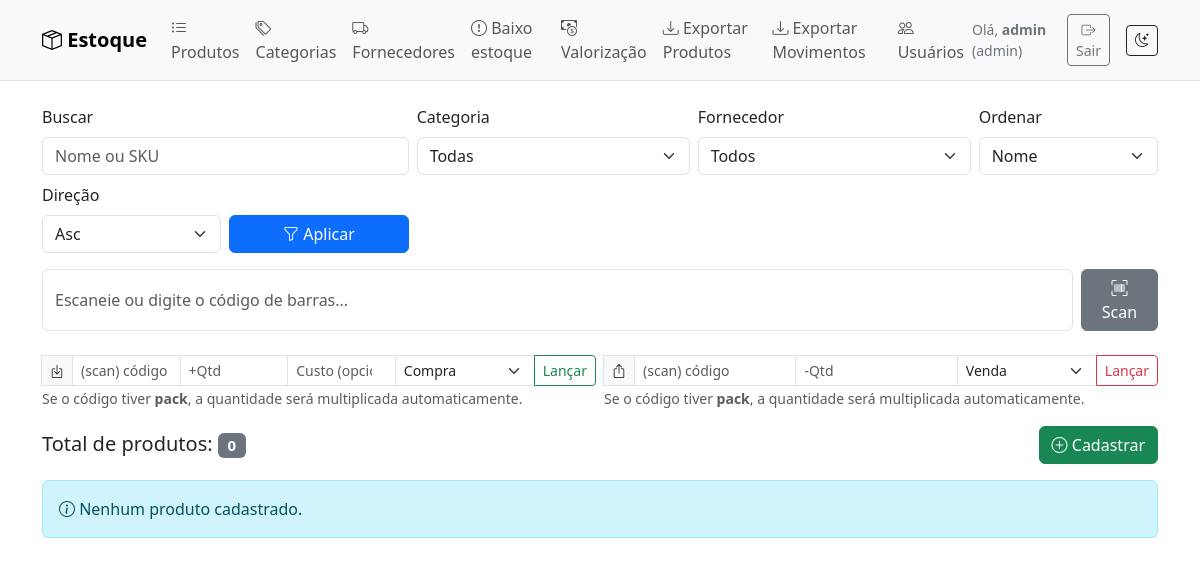
Page / (signed in) on the earlier database version.
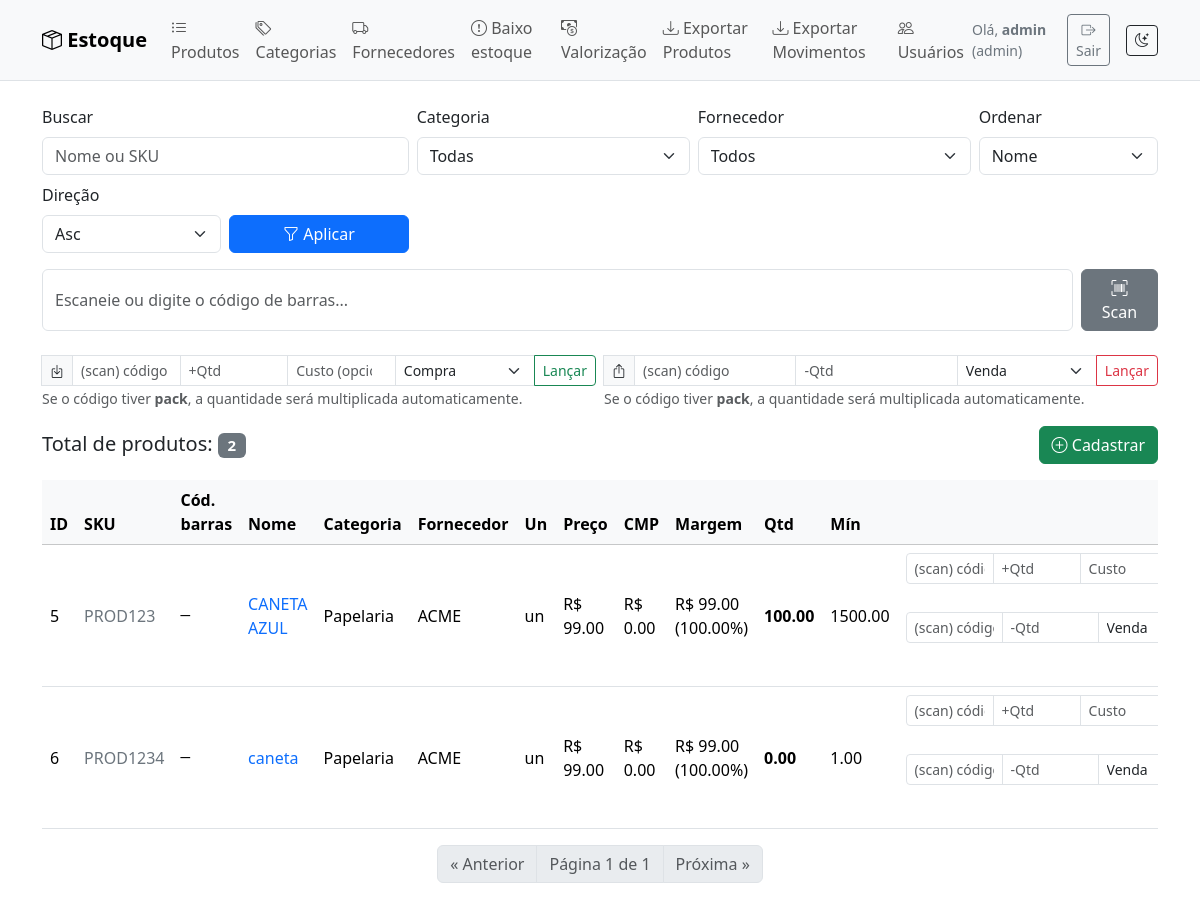
Same page on the later database version.
### tables this page shows
CREATE TABLE users(
        id INTEGER PRIMARY KEY AUTOINCREMENT,
        username TEXT UNIQUE NOT NULL,
        passhash TEXT NOT NULL,
        role TEXT NOT NULL CHECK(role IN ('admin','operador','leitura')),
        created_at TEXT
    );

CREATE TABLE products(
        id INTEGER PRIMARY KEY AUTOINCREMENT,
        sku TEXT UNIQUE NOT NULL,
        name TEXT NOT NULL,
        category TEXT,
        supplier TEXT,
        unit TEXT DEFAULT 'un',
        price REAL DEFAULT 0,       -- preço base (ex.: venda)
        min_qty REAL DEFAULT 0,     -- alerta de baixo estoque
        current_qty REAL DEFAULT 0, -- saldo atual
        created_at TEXT
    , avg_cost REAL DEFAULT 0, category_id INTEGER, supplier_id INTEGER);

### stockcontrol/routes/products.py (the view)
@bp.route("/")
@login_required
def index():
    q = (request.args.get("q") or "").strip()
    sort = request.args.get("sort") or "name"
    direction = request.args.get("dir") or "asc"
    page = max(1, parse_int(request.args.get("page"), 1))
    per_page = max(1, parse_int(request.args.get("per_page"), Config.PER_PAGE))
    cat = parse_int(request.args.get("cat") or 0, 0)
    sup = parse_int(request.args.get("sup") or 0, 0)
    offset = (page - 1) * per_page
    sort_map = {
        "name": "p.name",
        "sku": "p.sku",
        "qty": "p.current_qty",
        "price": "p.price",
        "margin": "(p.price - p.avg_cost)",
    }
    order_by = sort_map.get(sort, "p.name")
    dir_sql = "DESC" if direction.lower() == "desc" else "ASC"
    where = []
    params = []
    if q:
        where.append("(p.name LIKE ? OR p.sku LIKE ?)")
        like = f"%{q}%"
        params += [like, like]
    if cat:
        where.append("p.category_id=?")
        params.append(cat)
    if sup:
        where.append("p.supplier_id=?")
        params.append(sup)
    where_sql = "WHERE " + " AND ".join(where) if where else ""
    conn = get_conn()
    c = conn.cursor()
    c.execute("SELECT id, name FROM categories ORDER BY name")
    cats = c.fetchall()
    c.execute("SELECT id, name FROM suppliers ORDER BY name")
    sups = c.fetchall()
    c.execute(f"SELECT COUNT(*) FROM products p {where_sql}", params)
    total = c.fetchone()[0]
    pages = max(1, math.ceil(total / per_page)) if per_page else 1
    c.execute(
        f"""
        SELECT
            p.id, p.sku, p.name, p.unit,
            COALESCE(cat.name,'') AS category,
            COALESCE(sup.name,'') AS supplier,
            COALESCE(
                pb.code,
                (SELECT code FROM product_barcodes
                   WHERE product_id = p.id
                   ORDER BY is_primary DESC, id ASC
                   LIMIT 1)
            ) AS primary_barcode,
            printf('%.2f', p.price) AS price,
            printf('%.2f', p.avg_cost) AS avg_cost,
            printf('%.2f', p.current_qty) AS current_qty,
            printf('%.2f', p.min_qty) AS min_qty,
            printf('%.2f', (p.price - p.avg_cost)) AS margin_abs,
            CASE WHEN p.price>0
                 THEN printf('%.2f', 100.0*(p.price - p.avg_cost)/p.price)
                 ELSE printf('%.2f', 0) END AS margin_pct
        FROM products p
        LEFT JOIN categories cat ON cat.id = p.category_id
        LEFT JOIN suppliers  sup ON sup.id = p.supplier_id
        LEFT JOIN product_barcodes pb
               ON pb.product_id = p.id AND pb.is_primary = 1
        {where_sql}
        ORDER BY {order_by} {dir_sql}, p.id ASC
        LIMIT ? OFFSET ?
        """,
        (*params, per_page, offset),
    )
    produtos = c.fetchall()
    conn.close()
    return render_template(
        "index.html",
        produtos=produtos,
        q=q,
        sort=sort,
        direction=direction,
        page=page,
        pages=pages,
        per_page=per_page,
        total=total,
        cats=cats,
        sups=sups,
        cat_sel=cat,
        sup_sel=sup,
    )

### templates/index.html (shortened to what this page needs)
{% extends "base.html" %}
{% block content %}
  <form method="get" class="row g-2 align-items-end">
    <div class="col-12 col-md-4">
      <label class="form-label">Buscar</label>
      <input type="text" class="form-control" name="q" placeholder="Nome ou SKU" value="{{ q or '' }}">
    </div>
    <div class="col-6 col-md-3">
      <label class="form-label">Categoria</label>
      <select class="form-select" name="cat">
        <option value="0">Todas</option>
      </select>
    </div>
    <div class="col-6 col-md-3">
      <label class="form-label">Fornecedor</label>
      <select class="form-select" name="sup">
        <option value="0">Todos</option>
      </select>
    </div>
    <div class="col-6 col-md-2">
      <label class="form-label">Ordenar</label>
      <select class="form-select" name="sort">
        <option value="name"  {{ 'selected' if sort=='name'  else '' }}>Nome</option>
      </select>
    </div>
    <div class="col-6 col-md-2">
      <label class="form-label">Direção</label>
      <select class="form-select" name="dir">
        <option value="asc"  {{ 'selected' if direction=='asc'  else '' }}>Asc</option>
      </select>
    </div>
    <div class="col-12 col-md-2">
      <label class="form-label">&nbsp;</label>
      <button class="btn btn-primary w-100" type="submit"><i class="bi bi-funnel"></i> Aplicar</button>
    </div>
  </form>
  {% if current_user.role in ['admin','operador'] %}
    <form method="post" action="{{ url_for('products.scan') }}" class="d-flex gap-2 mt-3">
      <input
        name="barcode"
        class="form-control"
        placeholder="Escaneie ou digite o código de barras..."
        inputmode="numeric"
        autocapitalize="off" autocorrect="off" spellcheck="false"
        autofocus
      >
      <button class="btn btn-secondary" type="submit">
        <i class="bi bi-upc-scan"></i> Scan
      </button>
    </form>
    <div class="row g-2 mt-3">
      <div class="col-12 col-lg-6">
        <form method="post" action="{{ url_for('products.entrada', pid=0) }}" class="input-group input-group-sm">
          <span class="input-group-text"><i class="bi bi-box-arrow-in-down"></i></span>
          <input class="form-control" type="text" name="barcode" placeholder="(scan) código"
                 inputmode="numeric" autocapitalize="off" autocorrect="off" spellcheck="false" required>
          <input class="form-control" type="number" name="qtd" step="1" min="1" placeholder="+Qtd" required>
          <input class="form-control" type="number" step="0.01" name="unit_cost" placeholder="Custo (opcional)">
          <select class="form-select" name="reason" style="max-width: 140px;">
            <option>Compra</option><option>Devolução</option><option>Ajuste</option><option>Outro</option>
          </select>
          <button class="btn btn-outline-success" type="submit" title="Entrada">Lançar</button>
        </form>
        <small class="text-muted">Se o código tiver <strong>pack</strong>, a quantidade será multiplicada automaticamente.</small>
      </div>
      <div class="col-12 col-lg-6">
        <form method="post" action="{{ url_for('products.saida', pid=0) }}" class="input-group input-group-sm">
          <span class="input-group-text"><i class="bi bi-box-arrow-up"></i></span>
          <input class="form-control" type="text" name="barcode" placeholder="(scan) código"
                 inputmode="numeric" autocapitalize="off" autocorrect="off" spellcheck="false" required>
          <input class="form-control" type="number" name="qtd" step="1" min="1" placeholder="-Qtd" required>
          <select class="form-select" name="reason" style="max-width: 140px;">
            <option>Venda</option><option>Perda</option><option>Ajuste</option><option>Outro</option>
          </select>
          <button class="btn btn-outline-danger" type="submit" title="Saída">Lançar</button>
        </form>
        <small class="text-muted">Se o código tiver <strong>pack</strong>, a quantidade será multiplicada automaticamente.</small>
      </div>
    </div>
  {% endif %}
  <div class="d-flex justify-content-between align-items-center mt-3">
    <h5 class="mb-0">Total de produtos: <span class="badge text-bg-secondary">{{ total }}</span></h5>
    {% if current_user.role in ['admin','operador'] %}
      <a class="btn btn-success" href="{{ url_for('products.novo') }}"><i class="bi bi-plus-circle"></i> Cadastrar</a>
    {% endif %}
  </div>
  {% if not produtos %}
    <div class="alert alert-info mt-3"><i class="bi bi-info-circle"></i> Nenhum produto cadastrado.</div>
  {% else %}
    <div class="table-responsive mt-3">
      <table class="table table-hover align-middle">
        <thead class="table-light">
          <tr>
            <th>ID</th>
            <th>SKU</th>
            <th>Cód. barras</th>
            <th>Nome</th>
            <th>Categoria</th>
            <th>Fornecedor</th>
            <th>Un</th>
            <th>Preço</th>
            <th>CMP</th>
            <th>Margem</th>
            <th>Qtd</th>
            <th>Mín</th>
            <th class="text-end">Ações</th>
          </tr>
        </thead>
        <tbody>
          {% for p in produtos %}
          <tr>
            <td>{{ p.id }}</td>
            <td><span class="text-secondary">{{ p.sku }}</span></td>
            <td class="font-monospace">{{ p.primary_barcode or '—' }}</td>
            <td><a class="link-underline link-underline-opacity-0" href="{{ url_for('products.produto', pid=p.id) }}">{{ p.name }}</a></td>
            <td>{{ p.category or '-' }}</td>
            <td>{{ p.supplier or '-' }}</td>
            <td>{{ p.unit }}</td>
            <td>R$ {{ p.price }}</td>
            <td>R$ {{ p.avg_cost }}</td>
            <td>R$ {{ p.margin_abs }} ({{ p.margin_pct }}%)</td>
            <td class="{{ 'qty-warn' if p.current_qty|float <= p.min_qty|float else 'qty-ok' }}">{{ p.current_qty }}</td>
            <td>{{ p.min_qty }}</td>
            <td class="text-end table-actions">
              {% if current_user.role in ['admin','operador'] %}
                <form class="d-inline" method="post" action="{{ url_for('products.entrada', pid=p.id) }}">
                  <div class="input-group input-group-sm" style="width: 420px; max-width: 100%;">
                    <input class="form-control" type="text" name="barcode" placeholder="(scan) código"
                           inputmode="numeric" autocapitalize="off" autocorrect="off" spellcheck="false">
                    <input class="form-control" type="number" name="qtd" step="1" min="1" placeholder="+Qtd">
                    <input class="form-control" type="number" step="0.01" name="unit_cost" placeholder="Custo">
                  </div>
                </form>
                <form class="d-inline" method="post" action="{{ url_for('products.saida', pid=p.id) }}">
                  <div class="input-group input-group-sm mt-1" style="width: 360px; max-width: 100%;">
                    <input class="form-control" type="text" name="barcode" placeholder="(scan) código"
                           inputmode="numeric" autocapitalize="off" autocorrect="off" spellcheck="false">
                    <input class="form-control" type="number" name="qtd" step="1" min="1" placeholder="-Qtd">
                    <select class="form-select" name="reason">
                      <option>Venda</option><option>Perda</option><option>Ajuste</option><option>Outro</option>
                    </select>
                  </div>
                </form>
              {% else %}
                <span class="text-secondary">somente leitura</span>
              {% endif %}
            </td>
          </tr>
          {% endfor %}
        </tbody>
      </table>
    </div>
    <nav>
      <ul class="pagination justify-content-center">
        {% if page > 1 %}
          <li class="page-item"><a class="page-link" href="{{ url_for('products.index', q=q, sort=sort, dir=direction, page=page-1, cat=cat_sel, sup=sup_sel) }}">« Anterior</a></li>
        {% else %}<li class="page-item disabled"><span class="page-link">« Anterior</span></li>{% endif %}
        <li class="page-item disabled"><span class="page-link">Página {{ page }} de {{ pages }}</span></li>
        {% if page < pages %}
          <li class="page-item"><a class="page-link" href="{{ url_for('products.index', q=q, sort=sort, dir=direction, page=page+1, cat=cat_sel, sup=sup_sel) }}">Próxima »</a></li>
        {% else %}<li class="page-item disabled"><span class="page-link">Próxima »</span></li>{% endif %}
      </ul>
    </nav>
  {% endif %}
{% endblock %}

### templates/base.html (shortened to what this page needs)
<!doctype html>
<html lang="pt-br" data-bs-theme="light">
<head>
  <link href="https://cdn.jsdelivr.net/npm/bootstrap@5.3.3/dist/css/bootstrap.min.css" rel="stylesheet">
  <link href="https://cdn.jsdelivr.net/npm/bootstrap-icons@1.11.3/font/bootstrap-icons.css" rel="stylesheet">
</head>
<body>
  <nav class="navbar navbar-expand-lg bg-body-tertiary border-bottom">
    <div class="container">
      <a class="navbar-brand fw-semibold" href="{{ url_for('products.index') }}">
        <i class="bi bi-box-seam"></i> Estoque
      </a>
      <div id="topnav" class="collapse navbar-collapse">
        <ul class="navbar-nav me-auto mb-2 mb-lg-0">
          {% if current_user.is_authenticated %}
            <li class="nav-item">
              <a class="nav-link" href="{{ url_for('products.index') }}">
                <i class="bi bi-list-ul"></i> Produtos
              </a>
            </li>
            <li class="nav-item">
              <a class="nav-link" href="{{ url_for('categories.view') }}">
                <i class="bi bi-tags"></i> Categorias
              </a>
            </li>
            <li class="nav-item">
              <a class="nav-link" href="{{ url_for('suppliers.view') }}">
                <i class="bi bi-truck"></i> Fornecedores
              </a>
            </li>
            <li class="nav-item">
              <a class="nav-link" href="{{ url_for('reports.low_stock') }}">
                <i class="bi bi-exclamation-circle"></i> Baixo estoque
              </a>
            </li>
            <li class="nav-item">
              <a class="nav-link" href="{{ url_for('reports.valuation') }}">
                <i class="bi bi-cash-coin"></i> Valorização
              </a>
            </li>
            <li class="nav-item">
              <a class="nav-link" href="{{ url_for('export.export_products') }}">
                <i class="bi bi-download"></i> Exportar Produtos
              </a>
            </li>
            <li class="nav-item">
              <a class="nav-link" href="{{ url_for('export.export_moves') }}">
                <i class="bi bi-download"></i> Exportar Movimentos
              </a>
            </li>
            {% if current_user.role == 'admin' %}
              <li class="nav-item">
                <a class="nav-link" href="{{ url_for('users.manage') }}">
                  <i class="bi bi-people"></i> Usuários
                </a>
              </li>
            {% endif %}
          {% endif %}
        </ul>
        <div class="d-flex align-items-center gap-3">
          {% if current_user.is_authenticated %}
            <span class="text-secondary small">
              Olá, <strong>{{ current_user.username }}</strong> ({{ current_user.role }})
            </span>
            <form method="post" action="{{ url_for('auth.logout') }}">
              <button class="btn btn-outline-secondary btn-sm" type="submit">
                <i class="bi bi-box-arrow-right"></i> Sair
              </button>
            </form>
          {% endif %}
          <button class="btn btn-outline-dark btn-sm" id="themeToggle" type="button">
            <i class="bi bi-moon-stars"></i>
          </button>
        </div>
      </div>
    </div>
  </nav>
  <main class="container py-4">
    {% block content %}{% endblock %}
  </main>
</body>
</html>

Differences in the rows shown:
added products: id "5", sku "PROD123", primary_barcode "—", name "CANETA AZUL", category "Papelaria", supplier "ACME", unit "un", price "99.00", avg_cost "0.00", margin_abs "99.00", margin_pct "100.00", current_qty "100.00", min_qty "1500.00"
added products: id "6", sku "PROD1234", primary_barcode "—", name "caneta", category "Papelaria", supplier "ACME", unit "un", price "99.00", avg_cost "0.00", margin_abs "99.00", margin_pct "100.00", current_qty "0.00", min_qty "1.00"
Other differences:
{{ total }}: "0" → "2"
{{ page }}: (not shown) → "1"
{{ pages }}: (not shown) → "1"
text no longer shown: "Nenhum produto cadastrado."
text now shown: "ID SKU Cód. barras Nome Categoria Fornecedor Un Preço CMP Margem Qtd Mín « Anterior Página de Próxima »"
